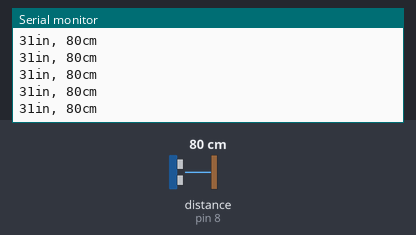
This sketch was run on a simulated Arduino Uno, built with avr-gcc and run on an emulated ATmega328P. On the bench: the last lines printed to the serial monitor. Wiring (inferred from the names in the program): ultrasonic range finder: trigger pin 7; echo pin 8. The inputs (shaded band) are chosen by the test bench; at power-on: distance to the obstacle (sensor on pin 8) 80 cm. The echo pulse lasts 58.3 µs per cm.

Above: at 1.2 s.
1.3 s: distance to the obstacle (sensor on pin 8) set to 2 cm
At 1.38 s:
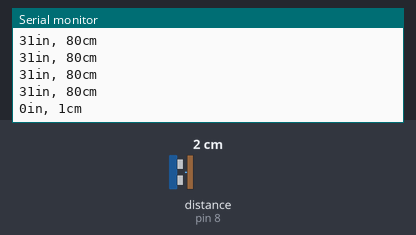
4.3 s: distance to the obstacle (sensor on pin 8) set to 250 cm
At 4.41 s:
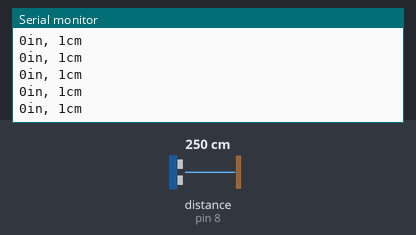
Timing chart, 0 to 7.3 s (numbered marks = the images above; inputs shaded):
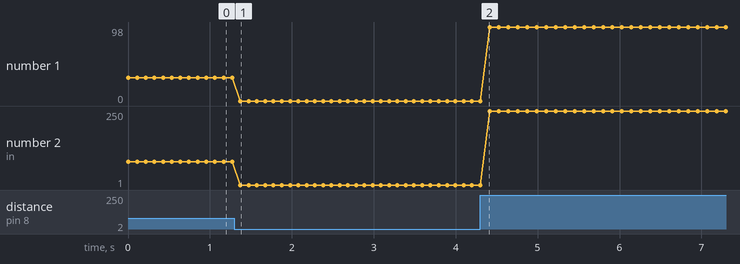

Measured:
- after the input at 1.3 s, the serial monitor: prints a new line after 0.07 s (image 1)
- plotted number 1: 31 → 0 after the input at 1.3 s, 0 → 98 after the input at 4.3 s
- plotted number 2: 80 → 1 after the input at 1.3 s, 1 → 250 after the input at 4.3 s

The sketch:

ping_light.ino
```cpp
const int trigPin = 7;
const int echoPin = 8;

void setup() {
  pinMode(trigPin, OUTPUT);
  pinMode(echoPin, INPUT);
  Serial.begin(9600);
}

void loop()
{
  long duration, inches, cm;

  digitalWrite(trigPin, LOW);
  delayMicroseconds(2);
  digitalWrite(trigPin, HIGH);
  delayMicroseconds(5);
  digitalWrite(trigPin, LOW);

  duration = pulseIn(echoPin, HIGH);

  // convert the time into a distance
  inches = microsecondsToInches(duration);
  cm = microsecondsToCentimeters(duration);

  Serial.print(inches);
  Serial.print("in, ");
  Serial.print(cm);
  Serial.print("cm");
  Serial.println();

  delay(100);
}

long microsecondsToInches(long microseconds)
{
  return microseconds / 74 / 2;
}

long microsecondsToCentimeters(long microseconds)
{
  return microseconds / 29 / 2;
}
```
